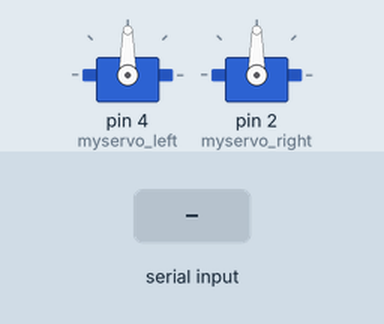
This sketch was run on a simulated Arduino Uno, built with avr-gcc and run on an emulated ATmega328P. Parts: 2 × servo. The inputs (shaded band) are chosen by the test bench. What the sketch prints to the serial monitor is not drawn.

Above: at 1.2 s.
1.3 s: "H" received over Serial
At 1.6 s:
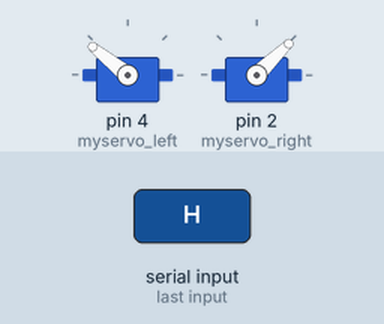
2.8 s: "L" received over Serial
At 3.9 s:
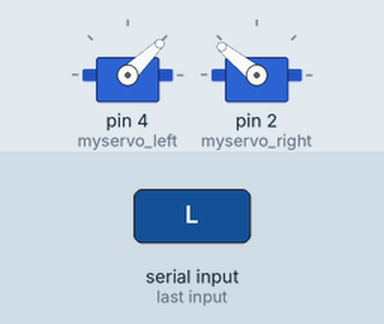
4.3 s: "X" received over Serial
At 5.0 s:
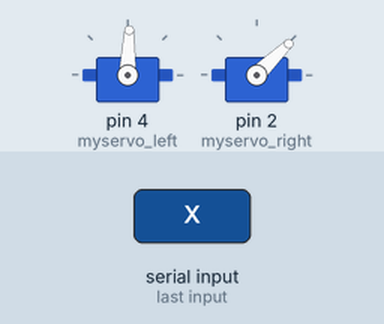
5.8 s: "Y" received over Serial
At 6.2 s:
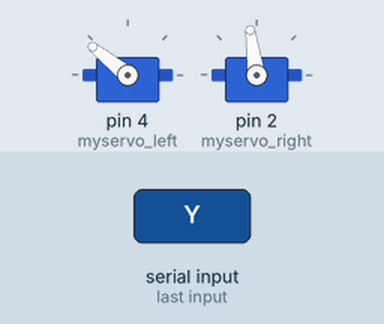
Timing chart, 0 to 8.3 s (numbered marks = the images above; inputs shaded):
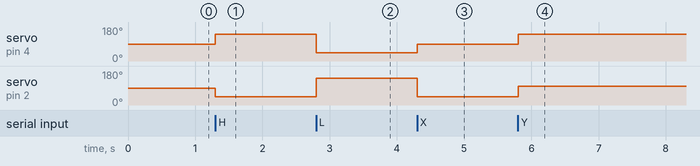

Measured:
- after the input at 1.3 s, servo on pin 4 (myservo_left): 90° → 141° at once; servo on pin 2 (myservo_right): 90° → 44° at once
- after the input at 2.8 s, servo on pin 4 (myservo_left): 141° → 44° at once; servo on pin 2 (myservo_right): 44° → 141° at once
- after the input at 4.3 s, servo on pin 4 (myservo_left): 44° → 88° at once; servo on pin 2 (myservo_right): 141° → 44° at once
- after the input at 5.8 s, servo on pin 4 (myservo_left): 88° → 141° at once; servo on pin 2 (myservo_right): 44° → 98° at once

The sketch:

OnBoebot.ino
```cpp
#include <Servo.h>
Servo myservo_right;  // create servo object to control a servo
Servo myservo_left;   // a maximum of eight servo objects can be created

int pos = 0;

const int ledPin = 13; // the pin that the LED is attached to
int incomingByte;      // a variable to read incoming serial data into

void setup() {
  // initialize serial communication:
  Serial.begin(9600);
  myservo_left.attach(4);  // attaches the servo on pin 9 to the servo object
  myservo_right.attach(2);
}

void loop() {
  // see if there's incoming serial data:
  if (Serial.available() > 0) {
    // read the oldest byte in the serial buffer:
    incomingByte = Serial.read();
    // if it's a capital H (ASCII 72), turn on the LED:
    Serial.print(incomingByte);
    if (incomingByte == 'H') {
       //Serial.print('H');
       forward();
    }
    // if it's an L (ASCII 76) turn off the LED:
    if (incomingByte == 'L') {
       //Serial.print('L');
       backward();
    }

    if (incomingByte == 'X') {
       //Serial.print('X');
       turnleft();
    }

    if (incomingByte == 'Y') {
       //Serial.print('Y');
       turnright();
    }
  }
//  else {
//    Serial.print('N');
//  }
}

void forward(){
  for(int i=0;i<10;i++)
  {
  myservo_left.write(2000);
  myservo_right.write(1000);
  delay(50);
  }
}

void backward(){
  for(int i=0;i<10;i++)
  {
  myservo_left.write(1000);
  myservo_right.write(2000);
  delay(50);
  }
}

void turnleft() {
  for(int i=0;i<10;i++)
  {
  myservo_left.write(1450);
  myservo_right.write(1000);
  delay(50);
  }
}

void turnright() {
  for(int i=0;i<10;i++)
  {
  myservo_left.write(2000);
  myservo_right.write(1550);
  delay(50);
  }
}
```
